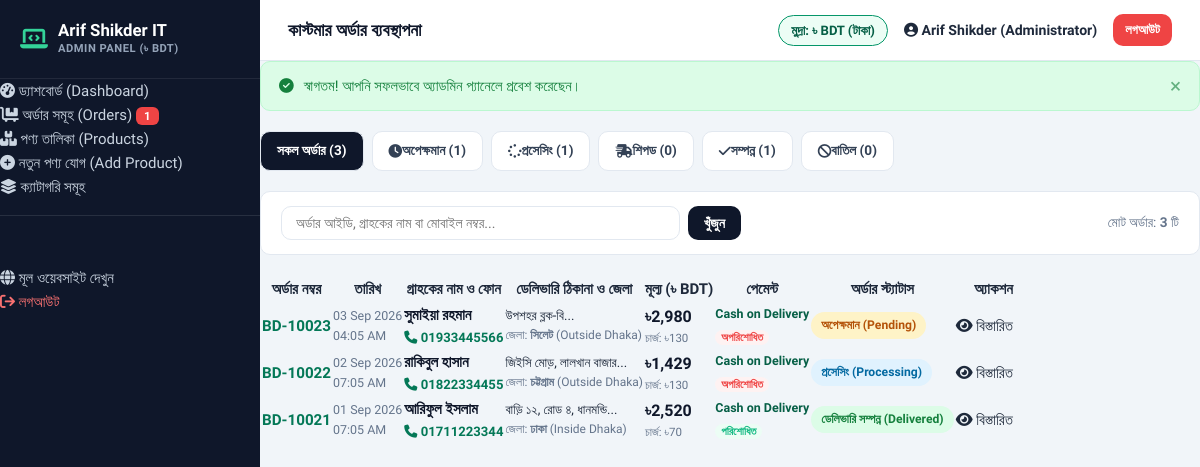
Page /admin/orders.php (signed in) on the committed database.
### tables this page shows
CREATE TABLE IF NOT EXISTS `orders` (
  `id` int(11) NOT NULL AUTO_INCREMENT,
  `order_number` varchar(50) NOT NULL UNIQUE,
  `customer_name` varchar(100) NOT NULL,
  `customer_phone` varchar(20) NOT NULL,
  `customer_alt_phone` varchar(20) DEFAULT NULL,
  `customer_email` varchar(100) DEFAULT NULL,
  `address` text NOT NULL,
  `delivery_address` text DEFAULT NULL,
  `district` varchar(50) NOT NULL,
  `delivery_area` varchar(50) NOT NULL,
  `subtotal` decimal(10,2) DEFAULT 0.00,
  `delivery_charge` decimal(10,2) NOT NULL,
  `discount_amount` decimal(10,2) DEFAULT 0.00,
  `total_amount` decimal(10,2) NOT NULL,
  `payment_method` varchar(50) DEFAULT 'Cash on Delivery',
  `payment_status` varchar(20) DEFAULT 'unpaid',
  `order_notes` text DEFAULT NULL,
  `status` varchar(50) DEFAULT 'Pending',
  `order_status` varchar(50) DEFAULT 'pending',
  `created_at` timestamp DEFAULT CURRENT_TIMESTAMP,
  PRIMARY KEY (`id`)
);

### admin/orders.php (the view, shortened to what this page needs)
<?php
require_once __DIR__ . '/includes/header.php';
$pdo = get_db_connection();
$statusFilter = trim($_GET['status'] ?? '');
$search = trim($_GET['q'] ?? '');
$where = ["1=1"];
$params = [];
$whereSql = implode(' AND ', $where);
$orders = [];
try {
    $stmt = $pdo->prepare("SELECT * FROM orders WHERE {$whereSql} ORDER BY id DESC");
    $stmt->execute($params);
    $orders = $stmt->fetchAll();
} catch (Exception $e) {}
$counts = ['all' => 0, 'pending' => 0, 'processing' => 0, 'shipped' => 0, 'delivered' => 0, 'cancelled' => 0];
try {
    $cStmt = $pdo->query("SELECT order_status, COUNT(*) as cnt FROM orders GROUP BY order_status");
    $rawCounts = $cStmt->fetchAll();
    foreach ($rawCounts as $rc) {
        $st = $rc['order_status'];
        if (isset($counts[$st])) {
            $counts[$st] = (int)$rc['cnt'];
        }
        $counts['all'] += (int)$rc['cnt'];
    }
} catch (Exception $e) {}
?>
<div style="display: flex; gap: 8px; flex-wrap: wrap; margin-bottom: 20px;">
    <a href="/admin/orders.php" class="btn-buy-now <?= empty($statusFilter) ? '' : '' ?>" style="background: <?= empty($statusFilter) ? 'var(--secondary)' : '#ffffff' ?>; color: <?= empty($statusFilter) ? '#ffffff' : '#334155' ?>; border: 1px solid var(--border-color); padding: 8px 16px; font-size: 0.85rem;">
        সকল অর্ডার (<?= $counts['all'] ?>)
    </a>
    <a href="/admin/orders.php?status=pending" class="btn-buy-now" style="background: <?= $statusFilter === 'pending' ? '#d97706' : '#ffffff' ?>; color: <?= $statusFilter === 'pending' ? '#ffffff' : '#334155' ?>; border: 1px solid var(--border-color); padding: 8px 16px; font-size: 0.85rem;">
        <i class="fa-solid fa-clock"></i> অপেক্ষমান (<?= $counts['pending'] ?>)
    </a>
    <a href="/admin/orders.php?status=processing" class="btn-buy-now" style="background: <?= $statusFilter === 'processing' ? '#2563eb' : '#ffffff' ?>; color: <?= $statusFilter === 'processing' ? '#ffffff' : '#334155' ?>; border: 1px solid var(--border-color); padding: 8px 16px; font-size: 0.85rem;">
        <i class="fa-solid fa-spinner"></i> প্রসেসিং (<?= $counts['processing'] ?>)
    </a>
    <a href="/admin/orders.php?status=shipped" class="btn-buy-now" style="background: <?= $statusFilter === 'shipped' ? '#9333ea' : '#ffffff' ?>; color: <?= $statusFilter === 'shipped' ? '#ffffff' : '#334155' ?>; border: 1px solid var(--border-color); padding: 8px 16px; font-size: 0.85rem;">
        <i class="fa-solid fa-truck-fast"></i> শিপড (<?= $counts['shipped'] ?>)
    </a>
    <a href="/admin/orders.php?status=delivered" class="btn-buy-now" style="background: <?= $statusFilter === 'delivered' ? '#047857' : '#ffffff' ?>; color: <?= $statusFilter === 'delivered' ? '#ffffff' : '#334155' ?>; border: 1px solid var(--border-color); padding: 8px 16px; font-size: 0.85rem;">
        <i class="fa-solid fa-check"></i> সম্পন্ন (<?= $counts['delivered'] ?>)
    </a>
    <a href="/admin/orders.php?status=cancelled" class="btn-buy-now" style="background: <?= $statusFilter === 'cancelled' ? '#ef4444' : '#ffffff' ?>; color: <?= $statusFilter === 'cancelled' ? '#ffffff' : '#334155' ?>; border: 1px solid var(--border-color); padding: 8px 16px; font-size: 0.85rem;">
        <i class="fa-solid fa-ban"></i> বাতিল (<?= $counts['cancelled'] ?>)
    </a>
</div>
<div style="background: #ffffff; padding: 14px 20px; border-radius: var(--radius-md); border: 1px solid var(--border-color); margin-bottom: 20px; display: flex; justify-content: space-between; align-items: center; flex-wrap: wrap; gap: 12px;">
    <form action="/admin/orders.php" method="GET" style="display: flex; gap: 8px; width: 100%; max-width: 460px;">
        <input type="text" name="q" class="form-control" placeholder="অর্ডার আইডি, গ্রাহকের নাম বা মোবাইল নম্বর..." value="<?= htmlspecialchars($search) ?>" style="padding: 8px 14px; font-size: 0.88rem;">
        <button type="submit" class="btn-buy-now" style="background: var(--secondary); color: #fff; padding: 8px 16px;">খুঁজুন</button>
    </form>
    <div style="font-size: 0.85rem; color: var(--text-muted);">
        মোট অর্ডার: <strong><?= count($orders) ?></strong> টি
    </div>
</div>
<div class="admin-table-card">
    <?php if (empty($orders)): ?>
        <div style="padding: 50px 20px; text-align: center; color: var(--text-muted);">
            <i class="fa-solid fa-receipt" style="font-size: 3rem; color: #cbd5e1; margin-bottom: 12px;"></i>
            <h4>কোনো অর্ডার পাওয়া যায়নি</h4>
        </div>
    <?php else: ?>
        <div style="overflow-x: auto;">
            <table class="admin-table">
                <thead>
                    <tr>
                        <th>অর্ডার নম্বর</th>
                        <th>তারিখ</th>
                        <th>গ্রাহকের নাম ও ফোন</th>
                        <th>ডেলিভারি ঠিকানা ও জেলা</th>
                        <th>মূল্য (৳ BDT)</th>
                        <th>পেমেন্ট</th>
                        <th>অর্ডার স্ট্যাটাস</th>
                        <th style="text-align: right;">অ্যাকশন</th>
                    </tr>
                </thead>
                <tbody>
                    <?php foreach ($orders as $o): ?>
                        <tr>
                            <td>
                                <a href="/admin/order-details.php?id=<?= $o['id'] ?>" style="font-weight: 700; color: var(--primary); font-size: 0.95rem;">
                                    <?= htmlspecialchars($o['order_number']) ?>
                                </a>
                            </td>
                            <td style="font-size: 0.78rem; color: var(--text-muted); white-space: nowrap;">
                                <?= date('d M Y', strtotime($o['created_at'])) ?><br>
                                <?= date('h:i A', strtotime($o['created_at'])) ?>
                            </td>
                            <td>
                                <div style="font-weight: 700; color: var(--secondary);"><?= htmlspecialchars($o['customer_name']) ?></div>
                                <div style="font-size: 0.82rem; color: #047857; font-weight: 600;">
                                    <i class="fa-solid fa-phone"></i> <?= htmlspecialchars($o['customer_phone']) ?>
                                </div>
                            </td>
                            <td>
                                <div style="font-size: 0.82rem; max-width: 220px; line-height: 1.3;">
                                    <?= htmlspecialchars(mb_substr($o['delivery_address'], 0, 45, 'UTF-8')) ?>...
                                </div>
                                <div style="font-size: 0.75rem; color: var(--text-muted); margin-top: 2px;">
                                    জেলা: <strong><?= htmlspecialchars($o['district']) ?></strong> (<?= htmlspecialchars($o['delivery_area']) ?>)
                                </div>
                            </td>
                            <td>
                                <div style="font-weight: 800; color: var(--secondary); font-size: 1rem;">
                                    <?= format_bdt($o['total_amount']) ?>
                                </div>
                                <div style="font-size: 0.72rem; color: var(--text-muted);">
                                    চার্জ: ৳<?= (int)$o['delivery_charge'] ?>
                                </div>
                            </td>
                            <td>
                                <span style="font-size: 0.78rem; font-weight: 600; display: block; color: #065f46;">
                                    <?= strtoupper($o['payment_method']) === 'COD' ? 'ক্যাশ অন ডেলিভারি' : htmlspecialchars($o['payment_method']) ?>
                                </span>
                                <span class="stock-pill <?= $o['payment_status'] === 'paid' ? 'in-stock' : 'out-stock' ?>" style="font-size: 0.68rem; padding: 1px 6px;">
                                    <?= $o['payment_status'] === 'paid' ? 'পরিশোধিত' : 'অপরিশোধিত' ?>
                                </span>
                            </td>
                            <td>
                                <span class="status-badge status-<?= $o['order_status'] ?>">
                                    <?= get_status_label_bn($o['order_status']) ?>
                                </span>
                            </td>
                            <td style="text-align: right; white-space: nowrap;">
                                <a href="/admin/order-details.php?id=<?= $o['id'] ?>" class="admin-action-btn btn-view">
                                    <i class="fa-solid fa-eye"></i> বিস্তারিত
                                </a>
                            </td>
                        </tr>
                    <?php endforeach; ?>
                </tbody>
            </table>
        </div>
    <?php endif; ?>
</div>
<?php require_once __DIR__ . '/includes/footer.php'; ?>

### assets/css/style.css (style rules this page uses)
:root { --primary: #047857; --primary-hover: #065f46; --primary-light: #ecfdf5; --primary-dark: #064e3b; --accent: #f59e0b; --accent-hover: #d97706; --secondary: #0f172a; --text-main: #1e293b; --text-muted: #64748b; --text-light: #94a3b8; --bg-page: #f8fafc; --bg-card: #ffffff; --border-color: #e2e8f0; --border-light: #f1f5f9; --danger: #ef4444; --danger-light: #fef2f2; --success: #10b981; --success-light: #ecfdf5; --shadow-sm: 0 1px 2px 0 rgba(0, 0, 0, 0.05); --shadow-md: 0 4px 6px -1px rgba(0, 0, 0, 0.08), 0 2px 4px -2px rgba(0, 0, 0, 0.05); --shadow-lg: 0 10px 15px -3px rgba(0, 0, 0, 0.08), 0 4px 6px -4px rgba(0, 0, 0, 0.04); --shadow-xl: 0 20px 25px -5px rgba(0, 0, 0, 0.1), 0 8px 10px -6px rgba(0, 0, 0, 0.04); --radius-sm: 6px; --radius-md: 10px; --radius-lg: 16px; --radius-pill: 9999px; --transition: all 0.2s ease-in-out; --container-max: 1240px; }
*, *::before, *::after { box-sizing: border-box; margin: 0; padding: 0; }
body { font-family: 'Hind Siliguri', -apple-system, BlinkMacSystemFont, "Segoe UI", Roboto, "Helvetica Neue", Arial, sans-serif; background-color: var(--bg-page); color: var(--text-main); line-height: 1.6; font-size: 15px; -webkit-font-smoothing: antialiased; }
a { color: inherit; text-decoration: none; transition: var(--transition); }
button, input, select, textarea { font-family: inherit; font-size: inherit; }
.btn-buy-now { background: var(--accent); color: #1e293b; border: none; font-weight: 700; font-size: 0.88rem; padding: 9px 14px; border-radius: var(--radius-md); cursor: pointer; display: inline-flex; align-items: center; justify-content: center; transition: var(--transition); }
.stock-pill { font-size: 0.8rem; font-weight: 700; padding: 3px 10px; border-radius: var(--radius-pill); }
.in-stock { background: var(--success-light); color: var(--success); }
.out-stock { background: var(--danger-light); color: var(--danger); }
.form-control { width: 100%; padding: 11px 14px; border: 1.5px solid var(--border-color); border-radius: var(--radius-md); outline: none; transition: var(--transition); color: var(--text-main); background: #fff; }
.status-badge { display: inline-block; padding: 4px 10px; border-radius: var(--radius-pill); font-size: 0.76rem; font-weight: 700; }
.status-pending { background: #fef3c7; color: #b45309; }
.status-processing { background: #e0f2fe; color: #0369a1; }
.status-delivered { background: #dcfce7; color: #15803d; }

### rows in the picture
orders: order_number "BD-10023", created_at "03 Sep 2026", created_at "04:05 AM", customer_name "সুমাইয়া রহমান", customer_phone "01933445566", delivery_address "উপশহর ব্লক-বি", district "সিলেট", delivery_area "Outside Dhaka", total_amount "৳2,980", delivery_charge "130", payment_method "Cash on Delivery", payment_status "অপরিশোধিত", order_status "অপেক্ষমান (Pending)"
orders: order_number "BD-10022", created_at "02 Sep 2026", created_at "07:05 AM", customer_name "রাকিবুল হাসান", customer_phone "01822334455", delivery_address "জিইসি মোড়, লালখান বাজার", district "চট্টগ্রাম", delivery_area "Outside Dhaka", total_amount "৳1,429", delivery_charge "130", payment_method "Cash on Delivery", payment_status "অপরিশোধিত", order_status "প্রসেসিং (Processing)"
orders: order_number "BD-10021", created_at "01 Sep 2026", created_at "07:05 AM", customer_name "আরিফুল ইসলাম", customer_phone "01711223344", delivery_address "বাড়ি ১২, রোড ৪, ধানমন্ডি", district "ঢাকা", delivery_area "Inside Dhaka", total_amount "৳2,520", delivery_charge "70", payment_method "Cash on Delivery", payment_status "পরিশোধিত", order_status "ডেলিভারি সম্পন্ন (Delivered)"

### other values in the picture
$pendingOrdersCount "1"
$adminHeaderTitle "কাস্টমার অর্ডার ব্যবস্থাপনা"
$currentAdmin['name'] "Arif Shikder (Administrator)"
$flash['message'] "স্বাগতম! আপনি সফলভাবে অ্যাডমিন প্যানেলে প্রবেশ করেছেন।"
$counts['all'] "3"
$counts['pending'] "1"
$counts['processing'] "1"
$counts['shipped'] "0"
$counts['delivered'] "1"
$counts['cancelled'] "0"
count($orders) "3"
